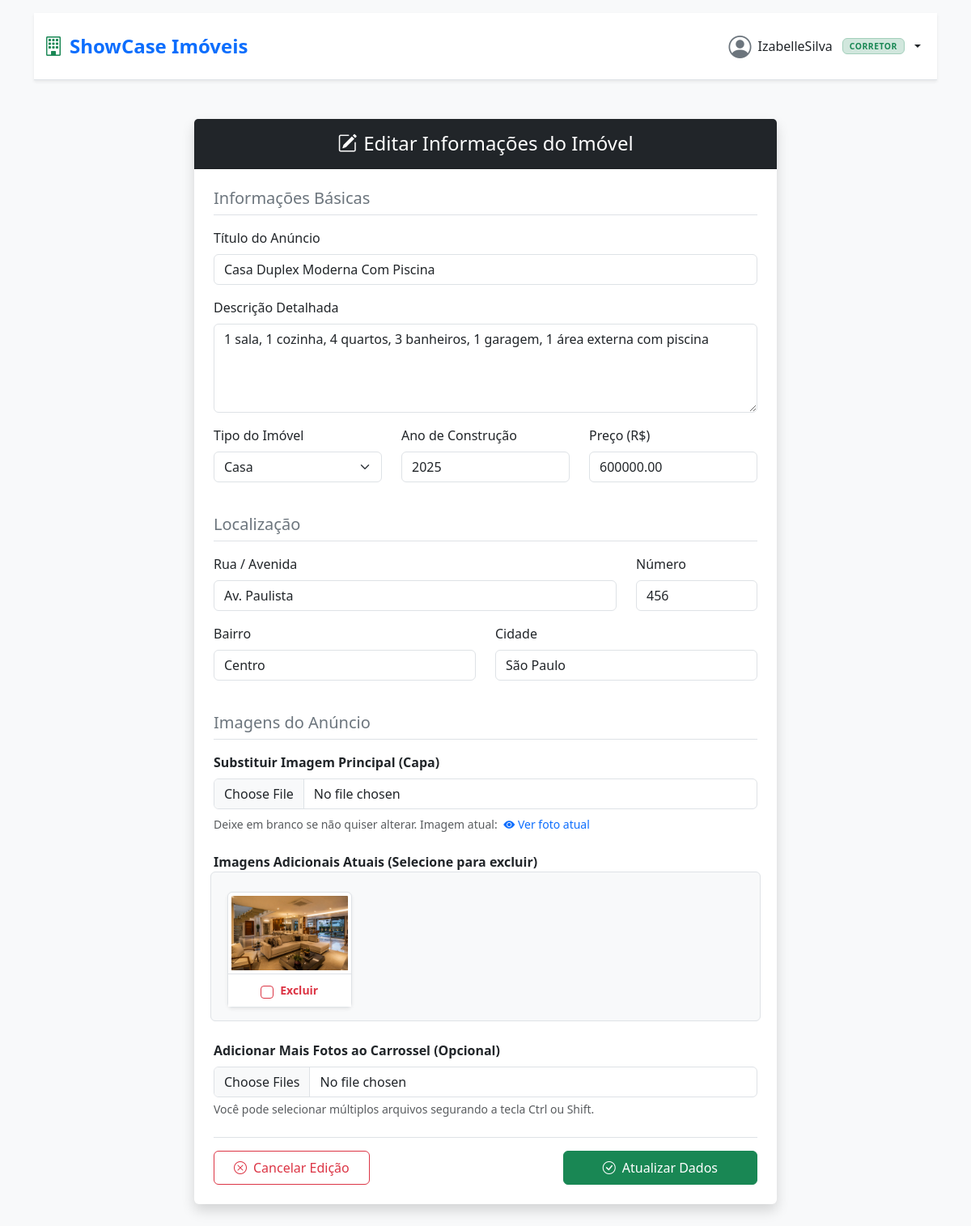
/vitrine/editar_imovel/3/ (signed in), run on the app's committed database.
### vitrine/models.py (models this page shows, shortened)
class Imovel(models.Model):
    corretor = models.ForeignKey(User, on_delete=models.CASCADE, verbose_name="Corretor Responsável")
    titulo = models.CharField(max_length=100)
    descricao = models.TextField()
    tipo_Imovel = models.CharField(max_length=50)
    ano_construcao = models.IntegerField()
    preco = models.FloatField()
    logradouro = models.CharField(max_length=100, verbose_name="Rua/Avenida")
    numero = models.CharField(max_length=10, verbose_name="Número")
    bairro = models.CharField(max_length=100, verbose_name="Bairro")
    cidade = models.CharField(max_length=100, verbose_name="Cidade")
    imagem_principal = models.ImageField(upload_to="media/img")

class ImagemImovel(models.Model):
    imovel = models.ForeignKey(Imovel, on_delete=models.CASCADE, related_name="imagens")
    imagem = models.ImageField(upload_to="media/img")

### vitrine/views.py (the view)
# urls.py: path('/editar_imovel/<int:id>/', editar_imovel, name='editar_imovel'),
@corretor_required
def editar_imovel(request, id):
    imovel_existente = get_object_or_404(Imovel, id=id)
    if request.method == "POST":
        form = ImovelForm(request.POST, request.FILES, instance=imovel_existente)
        if form.is_valid():
            form.save()
            fotos_para_excluir = request.POST.getlist('excluir_fotos')
            if fotos_para_excluir:
                  imovel_existente.imagens.filter(id__in=fotos_para_excluir).delete()
            novas_imagens = request.FILES.getlist('imagens_adicionais')
            for foto in novas_imagens:
                ImagemImovel.objects.create(imovel=imovel_existente, imagem=foto)
            messages.success(request, 'As alterações do imóvel foram salvas com sucesso!')
            return redirect('pagina_inicial')
    else:
          form = ImovelForm(instance=imovel_existente)
    fotos_atuais = imovel_existente.imagens.all()
    dados_para_tela = {
        'form': form,
        'imovel': imovel_existente,
        'fotos': fotos_atuais
    }
    return render(request, 'editar_imovel.html', dados_para_tela)

### vitrine/views.py (called while the page is built)
def corretor_required(view_func):
    @wraps(view_func)
    def wrapped_view(request, *args, **kwargs):
        if not request.user.is_authenticated:
            messages.error(request, 'Você precisa estar logado para acessar esta página!')
            return redirect('login')
        if not hasattr(request.user, 'perfil_corretor'):
            messages.error(request, 'Apenas usuários do tipo Corretor podem realizar essa ação!')
            return redirect('pagina_inicial')
        return view_func(request, *args, **kwargs)
    return wrapped_view

### template/editar_imovel.html (shortened to what this page needs)
{%extends 'base.html'%}
{% load static %}
{%block content%}
<div class="container my-5">
    <div class="row justify-content-center">
        <div class="col-md-8">
            <div class="card shadow border-0">
                <div class="card-header bg-dark text-white text-center py-3">
                    <h4 class="mb-0"><i class="bi bi-pencil-square me-2"></i>Editar Informações do Imóvel</h4>
                </div>
                <div class="card-body p-4">
                    <form action="{% url 'editar_imovel' imovel.id %}" method="POST" enctype="multipart/form-data">
                        <h5 class="text-secondary border-bottom pb-2 mb-3">Informações Básicas</h5>
                        <div class="mb-3">
                            <label for="titulo" class="form-label">Título do Anúncio</label>
                            <input type="text" class="form-control" id="titulo" name="titulo"
                                   value="{{ imovel.titulo }}" required>
                        </div>
                        <div class="mb-3">
                            <label for="descricao" class="form-label">Descrição Detalhada</label>
                            <textarea class="form-control" id="descricao" name="descricao" rows="4" required>{{ imovel.descricao }}</textarea>
                        </div>
                        <div class="row">
                            <div class="col-md-4 mb-3">
                                <label for="tipo_Imovel" class="form-label">Tipo do Imóvel</label>
                                <select class="form-select" id="tipo_Imovel" name="tipo_Imovel" required>
                                    <option value="Casa" {% if imovel.tipo_Imovel == 'Casa' %} selected {% endif %}>Casa</option>
                                </select>
                            </div>
                            <div class="col-md-4 mb-3">
                                <label for="ano_construcao" class="form-label">Ano de Construção</label>
                                <input type="number" class="form-control" id="ano_construcao" name="ano_construcao"
                                       value="{{ imovel.ano_construcao }}" required>
                            </div>
                            <div class="col-md-4 mb-3">
                                <label for="preco" class="form-label">Preço (R$)</label>
                                <input type="number" step="0.01" class="form-control" id="preco" name="preco"
                                       value="{{ imovel.preco|stringformat:'.2f' }}" required>
                            </div>
                        </div>
                        <h5 class="text-secondary border-bottom pb-2 mb-3 mt-4">Localização</h5>
                        <div class="row">
                            <div class="col-md-9 mb-3">
                                <label for="logradouro" class="form-label">Rua / Avenida</label>
                                <input type="text" class="form-control" id="logradouro" name="logradouro"
                                       value="{{ imovel.logradouro }}" required>
                            </div>
                            <div class="col-md-3 mb-3">
                                <label for="numero" class="form-label">Número</label>
                                <input type="text" class="form-control" id="numero" name="numero"
                                       value="{{ imovel.numero }}" required>
                            </div>
                        </div>
                        <div class="row">
                            <div class="col-md-6 mb-3">
                                <label for="bairro" class="form-label">Bairro</label>
                                <input type="text" class="form-control" id="bairro" name="bairro"
                                       value="{{ imovel.bairro }}" required>
                            </div>
                            <div class="col-md-6 mb-3">
                                <label for="cidade" class="form-label">Cidade</label>
                                <input type="text" class="form-control" id="cidade" name="cidade"
                                       value="{{ imovel.cidade }}" required>
                            </div>
                        </div>
                        <h5 class="text-secondary border-bottom pb-2 mb-3 mt-4">Imagens do Anúncio</h5>
                        <div class="mb-4">
                            <label for="imagem_principal" class="form-label fw-bold">Substituir Imagem Principal (Capa)</label>
                            <input class="form-control" type="file" id="imagem_principal" name="imagem_principal" accept="image/*">
                            <div class="form-text mt-2">
                                Deixe em branco se não quiser alterar. Imagem atual:
                                <a href="{{ imovel.imagem_principal.url }}" target="_blank"
                                   class="text-decoration-none ms-1">
                                    <i class="bi bi-eye-fill"></i> Ver foto atual
                                </a>
                            </div>
                        </div>
                        <div class="mb-3">
                            <label class="form-label fw-bold">Imagens Adicionais Atuais (Selecione para excluir)</label>
                            {% if imovel.imagens.all %}
                            <div class="row g-2 border rounded p-3 bg-light">
                                {% for foto in imovel.imagens.all %}
                                <div class="col-6 col-sm-4 col-md-3 text-center position-relative">
                                    <div class="card h-100 border shadow-sm">
                                        <img src="{{ foto.imagem.url }}" class="card-img-top p-1 img-miniatura-edicao" alt="Foto adicional">
                                        <div class="card-body p-2 bg-white border-top">
                                            <div class="form-check d-flex justify-content-center align-items-center m-0">
                                                <input class="form-check-input me-2 border-danger" type="checkbox"
                                                       name="excluir_fotos" value="{{ foto.id }}"
                                                       id="foto_{{ foto.id }}">
                                                <label class="form-check-label text-danger small fw-bold" for="foto_{{ foto.id }}">
                                                    Excluir
                                                </label>
                                            </div>
                                        </div>
                                    </div>
                                </div>
                                {% endfor %}
                            </div>
                            {% else %}
                            <p class="text-muted small italic border rounded p-3 bg-light">Nenhuma imagem adicional
                                cadastrada para este imóvel.</p>
                            {% endif %}
                        </div>
                        <div class="mb-3 mt-4">
                            <label for="imagens_adicionais" class="form-label fw-bold">Adicionar Mais Fotos ao Carrossel
                                (Opcional)</label>
                            <input class="form-control" type="file" id="imagens_adicionais" name="imagens_adicionais"
                                   accept="image/*" multiple>
                            <div class="form-text">Você pode selecionar múltiplos arquivos segurando a tecla Ctrl ou
                                Shift.
                            </div>
                        </div>
                        <div class="d-flex justify-content-between border-top pt-3 mt-4">
                            <a href="{% url 'detalhes_imovel' imovel.id %}" class="btn btn-outline-danger px-4 py-2">
                                <i class="bi bi-x-circle me-2"></i>Cancelar Edição
                            </a>
                            <button type="submit" class="btn btn-success px-5 py-2">
                                <i class="bi bi-check-circle me-2"></i>Atualizar Dados
                            </button>
                        </div>
                    </form>
                </div>
            </div>
        </div>
    </div>
</div>
{% endblock %}

### template/base.html (shortened to what this page needs)
{% load static %}
<!DOCTYPE html>
<html lang="pt-br">
<head>
    <link href="https://cdn.jsdelivr.net/npm/bootstrap@5.3.8/dist/css/bootstrap.min.css" rel="stylesheet"
>
    <link rel="stylesheet" href="https://cdn.jsdelivr.net/npm/bootstrap-icons@1.11.3/font/bootstrap-icons.min.css">
    <link rel="stylesheet" href="{% static 'css/style.css' %}">
</head>
<body class="bg-light">
<div class="container mt-3">
    {% if user.is_authenticated %}
    <nav class="navbar navbar-expand-lg navbar-light bg-white shadow-sm border-bottom py-3">
        <div class="container-fluid">
            <a class="navbar-brand fw-bold text-primary fs-4 d-flex align-items-center gap-2"
               href="{% url 'pagina_inicial' %}">
                <i class="bi bi-building text-success"></i>
                <span>ShowCase Imóveis</span>
            </a>
            <div class="collapse navbar-collapse" id="conteudoNavbar">
                <div class="navbar-nav ms-auto align-items-lg-center mt-2 mt-lg-0">
                    <div class="dropdown">
                        <button class="d-flex align-items-center gap-2 border-0 bg-transparent text-decoration-none dropdown-toggle link-dark fw-medium py-1 px-2 rounded-3 hover-bg w-100 text-start"
                                type="button" id="dropdownPerfil" data-bs-toggle="dropdown" aria-expanded="false">
                            <i class="bi bi-person-circle fs-3 text-secondary"></i>
                            <span class="d-none d-sm-inline">{{ user.username }}</span>
                            {% if user.perfil_corretor %}
                            <span class="badge bg-success-subtle text-success border border-success-subtle text-uppercase px-2 py-1 ms-1 navbar-badge-perfil">Corretor</span>
                            {% else %}
                            <span class="badge bg-info-subtle text-info border border-info-subtle text-uppercase px-2 py-1 ms-1 navbar-badge-perfil">Cliente</span>
                            {% endif %}
                        </button>
                    </div>
                </div>
            </div>
        </div>
    </nav>
    {% endif %}
    <main>
        {% block content%}
        {% endblock %}
    </main>
</div>
</body>
</html>

### static/css/style.css (style rules this page uses)
input[type=number] { -moz-appearance: textfield; appearance: none; }
.navbar-badge-perfil { font-size: 0.65rem; letter-spacing: 0.5px; }
.navbar .hover-bg { transition: background-color 0.2s ease; }
.img-miniatura-edicao { height: 100px; object-fit: cover; }

### data on the page
Imovel: titulo "Casa Duplex Moderna Com Piscina", descricao "1 sala, 1 cozinha, 4 quartos, 3 banheiros, 1 garagem, 1 área externa com piscina", tipo_Imovel "Casa", ano_construcao "2025", preco "600000.00", logradouro "Av. Paulista", numero "456", bairro "Centro", cidade "São Paulo"
ImagemImovel: imagem (picture)

### other printed values
{{ user.username }} "IzabelleSilva"
